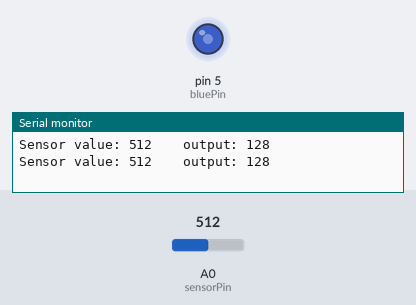
A sketch run on a simulated Arduino Uno, built with avr-gcc and run on an emulated ATmega328P. On the bench: output pins drawn as LEDs (lit = HIGH), the last lines printed to the serial monitor. The inputs (shaded band) are chosen by the test bench; at power-on: A0 (sensorPin) = 512.

Above: at 2.8 s.
2.9 s: A0 (sensorPin) set to 716
At 4.4 s:
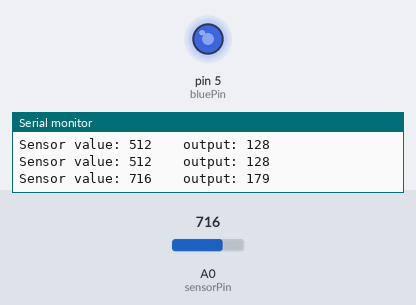
5.6 s: A0 (sensorPin) set to 900
At 7.2 s:
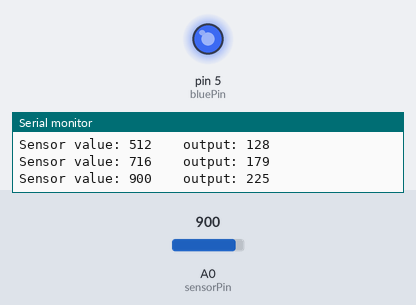
8.3 s: A0 (sensorPin) set to 122
At 11.2 s:
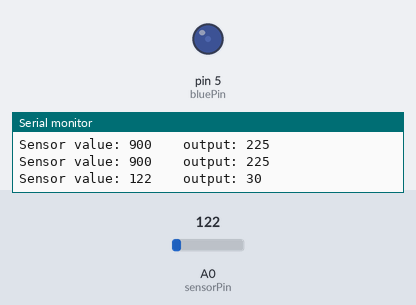
11.5 s: A0 (sensorPin) set to 0
At 13.0 s:
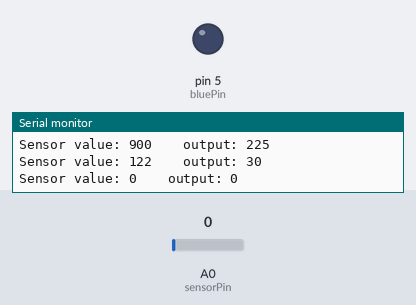
Timing chart, 0 to 14.5 s (numbered marks = the images above; inputs shaded):
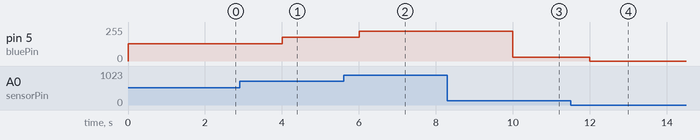

The sketch:

calibrage_photores.ino
```cpp
const byte sensorPin = A0;
const byte bluePin = 5;

void setup(){
  Serial.begin(115200);
}

// byte ledValue = 0;
void loop(){
  int lightLvl = analogRead(sensorPin);
  byte ledValue = (byte)(lightLvl / 4);

  Serial.print("Sensor value: ");
  Serial.print(lightLvl);
  Serial.print("    output: ");

  Serial.print(ledValue);
  Serial.print("\n");
  analogWrite(bluePin, ledValue++);


  delay(2000);
}
```

Measured:
- after the input at 2.9 s, pin 5 (bluePin): 128/255 → 179/255 after 1.1 s
- after the input at 5.6 s, pin 5 (bluePin): 179/255 → 225/255 after 0.40 s
- after the input at 8.3 s, pin 5 (bluePin): 225/255 → 30/255 after 1.7 s
- after the input at 11.5 s, pin 5 (bluePin): 30/255 → 0/255 after 0.50 s
